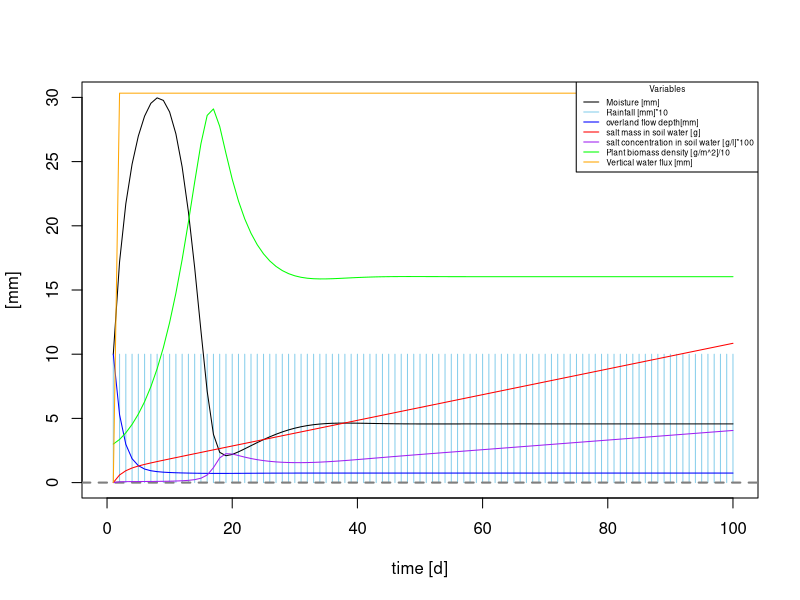
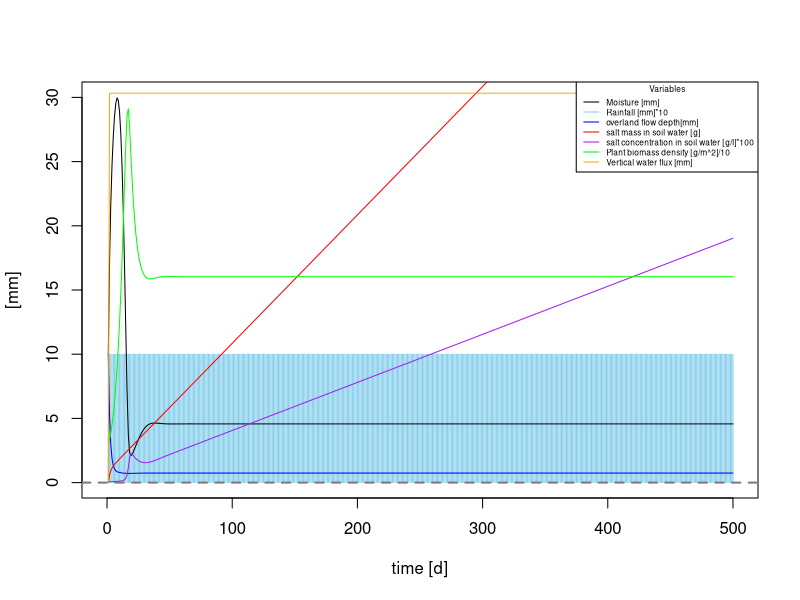
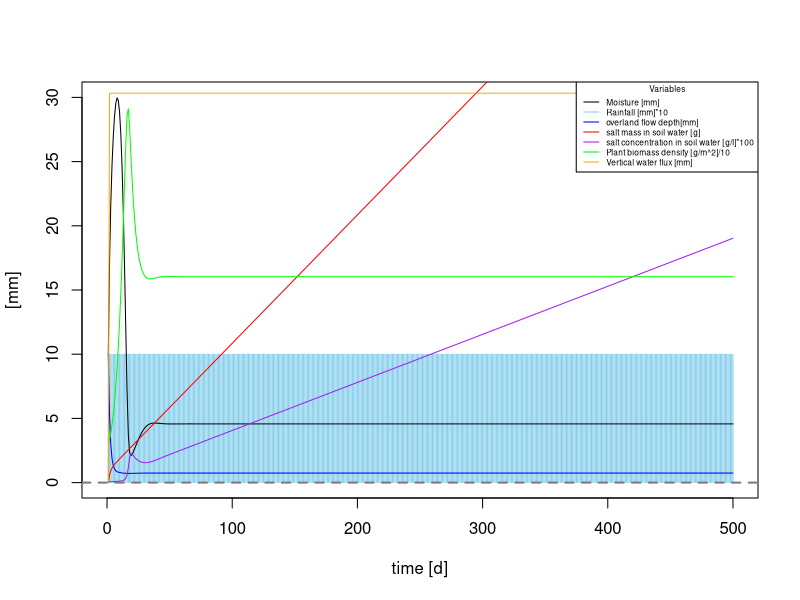
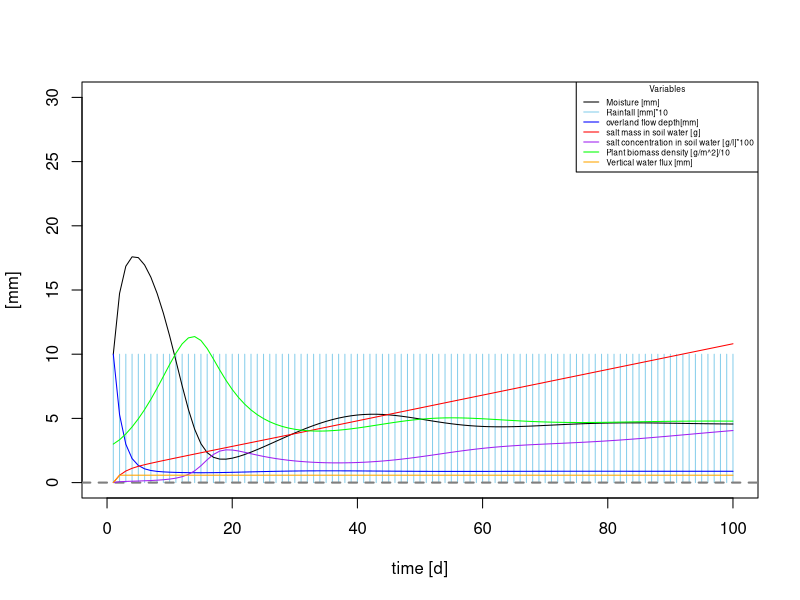
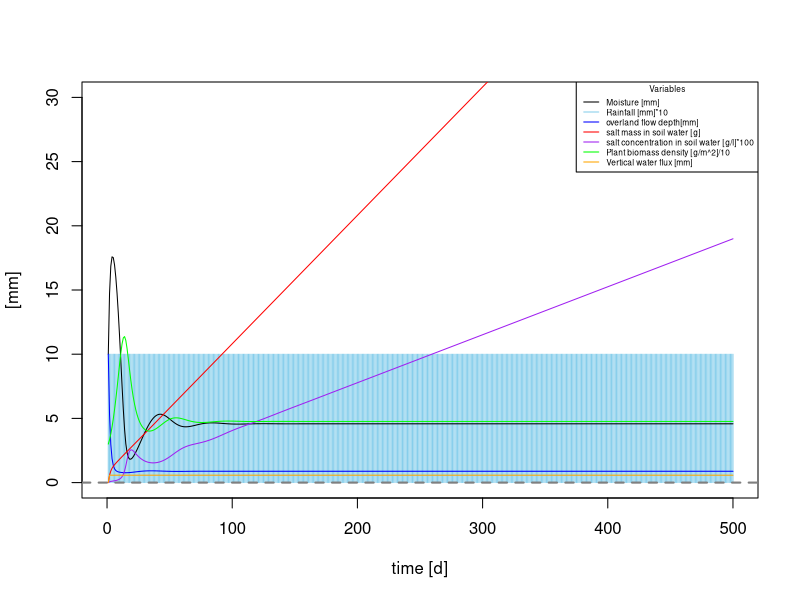
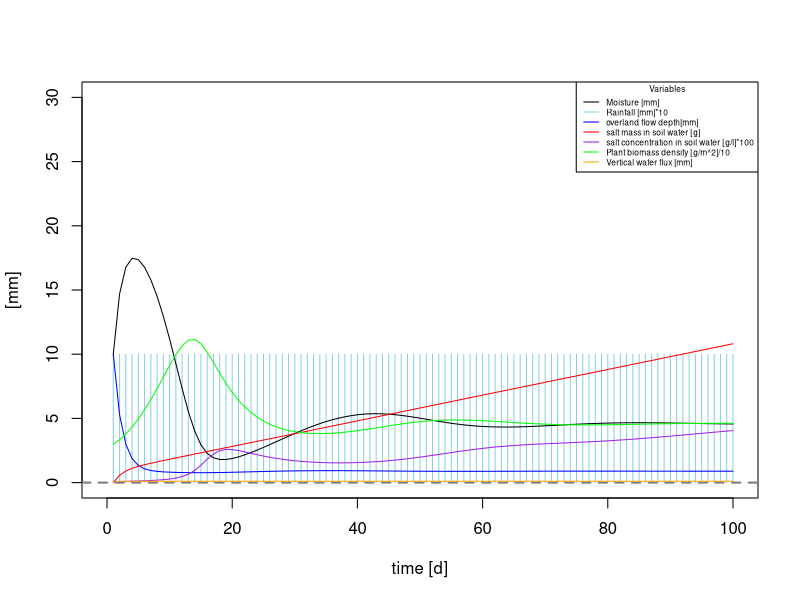
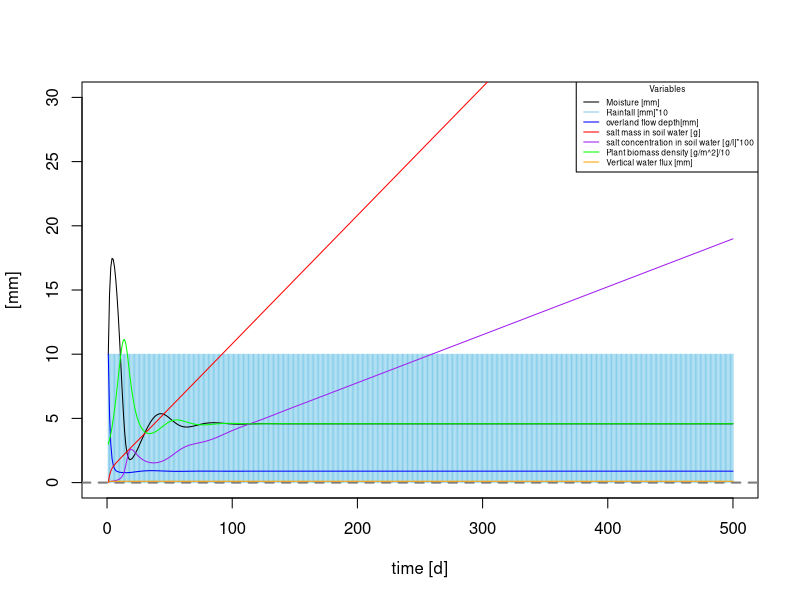
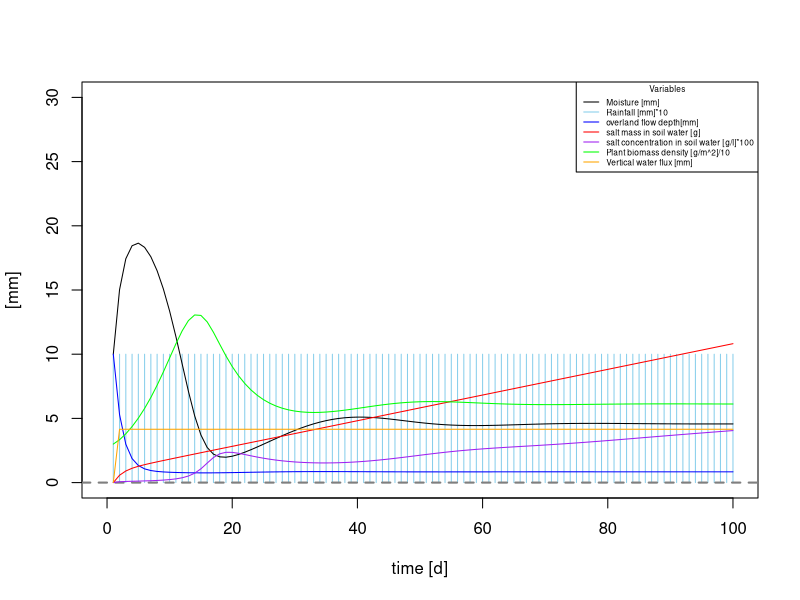

R code for these plots, in order:
## ---- chunk 1

 # Sandy Clay Loam
    n<-0.367 # porosity
    # more soil variables for evaporation & losses
    # Hydraulic conductivity
    K_s<-52.08*10 # mm/day
    # campbell's b
    b<-6.4069 # neurotheta sandy clay loam
    # van Genuchten parameters
#     avg <- 0.0521
#     nvg <- 1.237
    s_fc<-0.2677/n # Field capacity
    # This is the bubbling pressure
    psi_s_bar<--1.2E-3 #
 
   h1bar =  -psi_s_bar 
   hb = psi_s_bar*-10^5 # mm
 

# parameters describing the soil
  soilpar <- list(b = b, n = n, s_fc = s_fc, K_s = K_s, 
                psi_s_bar = psi_s_bar, h1bar = h1bar, hb = hb)
    #................................................
    # Vegetation 1 (Grass)
    # paspalum secateum F-I and R-I, 2004

    Zr = 400 # soil depth (mm)   Check Also Table 2...Fernandez-Illescas and Rodriguez-Iturbe...2001


 # parameters describing the root zone   
  vegpar <- list(Zr = Zr)


# parameters describing plant dynamics and salt features

  alpha_i=1 #maximum infiltration rate per day (K_s and therefore soil type dependency in balances function code)

  k=12 # Saco et al, 2013
  W0=0.2 # Saco et al, 2013
  gmax=0.05 # Saco et al, 2013
  k1=5 # Saco et al, 2013
  c=10  # Saco et al, 2013
  f= 1 # f is the soil salt leaching efficiency (whether some salt is retained)
  ConcConst = 0.1 # ConcConst is the concentration of the salt in the infiltrating water in g/l
  CM.gw = 0.1 # salt concentration in groundwater
  d=0.24 # fraction of plant mortality
  
  par <- list(alpha_i=alpha_i,k=k, W0=W0, gmax=gmax, k1=k1, c=c, f=f, ConcConst=ConcConst, CM.gw= CM.gw, d=d)
## ---- chunk 2
Infil <- function(h,P, par){
  
  I=par$alpha_i*h*(P+par$k*par$W0)/(P+par$k)
  
  return (I)
}
## ---- chunk 3

WU <- function(M,P,par){ 
# using Svir in here means scaling Svir back to M, easier to do at Svir in balances  
#  WU=par$gmax*((M*(1+Svir))/(((M*(1+Svir))+par$k1)))*P 
  WU=par$gmax*(M/((M+par$k1)))*P 
  
  return(WU)
}
## ---- chunk 4
#******************************************
# based on Salvucci, 1993
L_n <- function(M,Z,soilpar,vegpar) {
   Zr <- vegpar$Zr
   hb <- - soilpar$psi_s_bar*10^5 # (mm?)
   soilpar$s_fc <- (Z/hb)^(-1/soilpar$b)
   
   s=M/(soilpar$n*vegpar$Zr)
  
   psi = hb*s^-soilpar$b
 
   m=2 + 3/soilpar$b#5.64  # in Salvucci's paper it is called n, but I called it m here to not confuse it with porosity


q <-((Z/hb)^(-m)-(psi/hb)^(-m))/(1+(psi/hb)^(-m)+(m-1)*(Z/hb)^(-m))#/(soilpar$n*Zr) # 

# Mass flux

flux <- soilpar$K_s*q

return(flux)
}


## ---- chunk 5

Gr <- function(M,P,par) { 
  
  Gr = par$c*WU(M,P,par)
  
  return(Gr)
}
## ---- chunk 6
Mo <- function(P,M,Svir,par) {
  # needs to be M/Svir because both are "large" numbers
  # you want a number ~1 for multiplication, or <0.1 for addition
  Mo = P*(par$d*(M/Svir))
  
  return(Mo)

}
## ---- chunk 7
balances <- function(Rain, par, plotit=T,
                      soilpar,
                      vegpar){
   
# Storage vectors for the daily steps are initialized.

   M <- rep(0,length(Rain)) # soil moisture [mm]
   h <- rep(0,length(Rain)) # infiltration depth [mm]
   P <- rep(0,length(Rain)) #biomass density []
   CM<- rep(0,length(Rain)) # Salt concentration in soil water in g/L or g/mm
   SmI<- rep(0,length(Rain)) # Salt mass in infiltrating water [g]
   SmM <- rep(0,length(Rain)) # Salt mass in soil water [g]
   In <- rep(0,length(Rain)) # infiltration [mm]

   Svir <- rep(0,length(Rain)) # virtual saturation
   flux<- rep(0,length(Rain)) # drainage and capillary rise flux, according to sign

# Initial values to start the simulation.

   
   M[1] <- 10
   h[1] <- 10 
   P[1] <- 30
   CM[1]<- 0
   Svir[1] <- M[1]

# We decided to split the numerical calculations for the daily into 12 substeps.

   deltat <- 12 # split in 12 increments

  
# Storage vectors for the substeps are initialized.

   M_sub <- rep(0,deltat)
   h_sub <- rep(0,deltat)
   I_sub <- rep(0,deltat)
   WU_sub <-rep(0,deltat) # Water uptake in mm
   P_sub <- rep(0,deltat) 
   Gr_sub <- rep(0,deltat) # Growth of biomass
   Mo_sub<- rep(0,deltat) # Mortality of biomass
   SmI_sub <- rep(0,deltat) 
   SmM_sub<- rep(0,deltat) 
   CM_sub<- rep(0,deltat) 
  Svir_sub <- rep(0,deltat) # virtual saturation

   flux_sub<-rep(0,deltat) # calculates leakage loss without evaporation loss

   U_salt <-rep(0,deltat) # Salt mass rising
   L_salt <-rep(0,deltat) # salt mass drained


  
   timeincr= 1/deltat
   
  for (t in 2:length(Rain)){
    
    for (tt in 1:(deltat-1)) {
      
      h.old <- ifelse(tt==1,h[t-1],h_sub[tt])
      P.old <- ifelse(tt==1,P[t-1],P_sub[tt])
      M.old <- ifelse(tt==1,M[t-1],M_sub[tt])
      SmI.old <-ifelse(tt==1,SmI[t-1],SmI_sub[tt])
      CM.old <-ifelse(tt==1,CM[t-1],CM_sub[tt])
      Svir.old <-ifelse(tt==1,Svir[t-1],Svir_sub[tt])


# Balance for water depth on soil


h_sub[tt+1] <- h.old + ifelse(tt==1,(Rain[t]),0) - Infil(h.old, P.old,par)*timeincr

# Infiltration
ifelse(h_sub[tt+1]<soilpar$K_s, soilpar$alpha_i <- 1, soilpar$alpha_i<- (1-(h_sub[tt+1]-soilpar$K_s)/h_sub[tt+1]))
     
       I_sub[tt] <- Infil(h.old, P.old,par)*timeincr

#  1. Update soil moisture with infiltration

      M_sub[tt + 1] <- M.old + I_sub[tt]      
      
# Now do all plant uptake and growth
# water uptake by plants: include infiltration in available water

      WU_sub[tt] <- WU(M=Svir.old,P.old,par)*timeincr 
      
      # growth rate
      Gr_sub[tt] <- Gr(M=Svir.old, P.old,par)*timeincr 
      # Mortality
      Mo_sub[tt]<- Mo(P.old,M=M.old, Svir=Svir.old, par)*timeincr
      # calculate plant biomass balance
      P_sub[tt + 1] <- P.old + Gr_sub[tt]- Mo_sub[tt] 
      
      
# re-calculate water balance
# 2. before leaching
      M_sub[tt + 1] <- M.old + I_sub[tt] - WU_sub[tt] #- L_sub[tt] 

# Calculate salt concentration in the soil

 # 3. calculate leaching and capillary rise amount
  flux_sub[tt+1]<-do.call(L_n,list(M=M_sub[tt+1],Z=Z,soilpar=soilpar,vegpar=vegpar))

# 4. final adjust soil moisture for leaching or capillary rise
 
   M_sub[tt + 1] <-  M_sub[tt + 1] + flux_sub[tt+1]*timeincr


# calculate saltbalance

# Salt leaching
    L_salt[tt+1] <- ifelse(flux_sub[tt+1]<0, par$f*CM_sub[tt+1]*flux_sub[tt+1]*timeincr,0) # leaching of salt

# salt upflow
    U_salt[tt+1] <- ifelse(flux_sub[tt+1]>0, par$CM.gw*flux_sub[tt+1]*timeincr,0) # rise of salt

# salt mass coming in with infiltration
      SmI_sub[tt+1]<- SmI.old + I_sub[tt]*par$ConcConst 

#salt mass in soil
     SmM_sub[tt+1] <- SmI_sub[tt+1] + U_salt[tt+1] - L_salt[tt+1]
# salt concentration in soil
   CM_sub[tt+1]<- (SmM_sub[tt+1]/M_sub[tt+1])*(1/58.44) # 
    
# Virtual saturation (Shah et al., 2012), here in [mm] to be in the same unit as M
    Svir_sub[tt + 1]<-soilpar$n*vegpar$Zr*((soilpar$h1bar*10^-1)^(1/soilpar$b))*
                     ((soilpar$h1bar*10^-1)*(M_sub[tt + 1]/
                       (soilpar$n*vegpar$Zr))^(-soilpar$b)
                       +(3.6*CM_sub[tt + 1]))^(-1/soilpar$b)

    } 
  
# Aggregating the substep results to daily values.

    P[t] = P_sub[deltat]
    M[t] = M_sub[deltat]
    h[t] = h_sub[deltat]
    CM[t] = CM_sub[deltat]
    SmM[t] = SmM_sub[deltat] 
    SmI[t]=SmI_sub[deltat]
    In[t]= sum(I_sub)
    flux[t] = sum(flux_sub)
    Svir[t] = Svir_sub[deltat]

}


# Plotting
 
if (plotit==T) {  
  plot(Rain*10, type="h",col="skyblue",ylim=c(0,30),xlim=c(0,time),xlab=("time [d]"), ylab=("[mm]"))
  lines(M, type="l",col="black" )
   
    lines(h,type="l", col="blue")
    abline(h=0, col="Gray50",lwd=2,lty=2)

    lines(SmM,type="l", col="red")
    lines(CM*100,type="l", col="purple")
    lines(P/10,type="l", col="green")
    lines(flux,type="l", col="orange")
  
 
 legend("topright", title="Variables",cex=0.5, pt.cex=0.1, c("Moisture [mm]","Rainfall [mm]*10","overland flow depth[mm] ","salt mass in soil water [g]", "salt concentration in soil water [g/l]*100", "Plant biomass density [g/m^2]/10", "Vertical water flux [mm]"),
         col=c("black","skyblue","blue","red","purple","green", "orange"),lty=1)
 
}

Out <- data.frame(P=P,M=M,h=h, CM=CM, SmM=SmM, In=In, flux=flux, Svir=Svir)
#return(Out)
}
## ---- chunk 8

    Rain_function<-function(time){ Rain <- rep(1, time)
                         return(Rain)}
## ---- chunk 9
    Z =1000 # [mm]  groundwater depth 
    time = 100 #days
    balances(Rain=Rain_function(time), par=par, plotit=T, soilpar, vegpar)
    time =500
    balances(Rain=Rain_function(time), par=par, plotit=T, soilpar, vegpar)
#     Z =2000 # [mm]  groundwater depth 
#     time = 100 #days
#     balances(Rain=Rain_function(time), par=par, plotit=T, soilpar, vegpar)
#     time =500 #days
#     balances(Rain=Rain_function(time), par=par, plotit=T, soilpar, vegpar)
#     Z =3000 # [mm]  groundwater depth
#     time = 100 #days
#     balances(Rain=Rain_function(time), par=par, plotit=T, soilpar, vegpar)
#     time =500 #days
    balances(Rain=Rain_function(time), par=par, plotit=T, soilpar, vegpar)
    Z =5000 # [mm]  groundwater depth
    time = 100 #days
    balances(Rain=Rain_function(time), par=par, plotit=T, soilpar, vegpar)
    time =500 #days
    balances(Rain=Rain_function(time), par=par, plotit=T, soilpar, vegpar)
    Z =10000 # [mm]  groundwater depth
    time = 100 #days
    balances(Rain=Rain_function(time), par=par, plotit=T, soilpar, vegpar)
    time =500 #days
    balances(Rain=Rain_function(time), par=par, plotit=T, soilpar, vegpar)

## ---- chunk 10

  # Medium Heavy Clay
    n<-0.4473 # porosity
    # more soil variables for evaporation & losses
    # Hydraulic conductivity
    K_s<-2.82*10 # mm/day
    # Campbell's b
    b<-16.1501 # neurotheta Medium heavy clay

    s_fc<-0.3936/n # Field capacity
    # bubbling pressure
    psi_s_bar<--1.4E-3 
    h1bar =  -psi_s_bar 
    hb = psi_s_bar*-10^5 #mm


# parameters describing the soil
  soilpar <- list(b = b, n = n, s_fc = s_fc, K_s = K_s, 
                psi_s_bar = psi_s_bar, h1bar = h1bar, hb = hb)

    Z =1000 # [mm]  groundwater depth 
    time = 100 #days
    balances(Rain=Rain_function(time), par=par, plotit=T, soilpar, vegpar)
    time =500
    balances(Rain=Rain_function(time), par=par, plotit=T, soilpar, vegpar)

    Z =10000 # [mm]  groundwater depth 
    time = 100 #days
    balances(Rain=Rain_function(time), par=par, plotit=T, soilpar, vegpar)
    time =500
    balances(Rain=Rain_function(time), par=par, plotit=T, soilpar, vegpar)

 
## ---- chunk 11

# Coarse Sand
    n<-0.368 # porosity
    # more soil variables for evaporation & losses
    # Hydraulic conductivity
    K_s<-182.68*10 # mm/day
    # Campbell's b
    b<- 4.1152

    s_fc<-0.1895/n # Field capacity
    
    psi_s_bar<--0.61E-3 
   h1bar =  -psi_s_bar 
   hb = psi_s_bar*-10^5 #mm

# parameters describing the soil
  soilpar <- list(b = b, n = n, s_fc = s_fc, K_s = K_s, 
                psi_s_bar = psi_s_bar, h1bar = h1bar, hb = hb)

    Z =1000 # [mm]  groundwater depth 
    time = 100 #days
    balances(Rain=Rain_function(time), par=par, plotit=T, soilpar, vegpar)
    time =500
    balances(Rain=Rain_function(time), par=par, plotit=T, soilpar, vegpar)

    Z =10000 # [mm]  groundwater depth 
    time = 100 #days
    balances(Rain=Rain_function(time), par=par, plotit=T, soilpar, vegpar)
    time =500
    balances(Rain=Rain_function(time), par=par, plotit=T, soilpar, vegpar)

